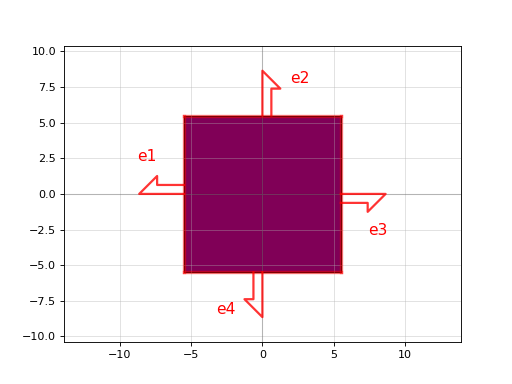

This figure's Python source:
import gdsfactory as gf

c = gf.components.via_stack_heater_m3(size=[11.0, 11.0], layers=[[47, 0], [45, 0], [49, 0]])
c.plot()
